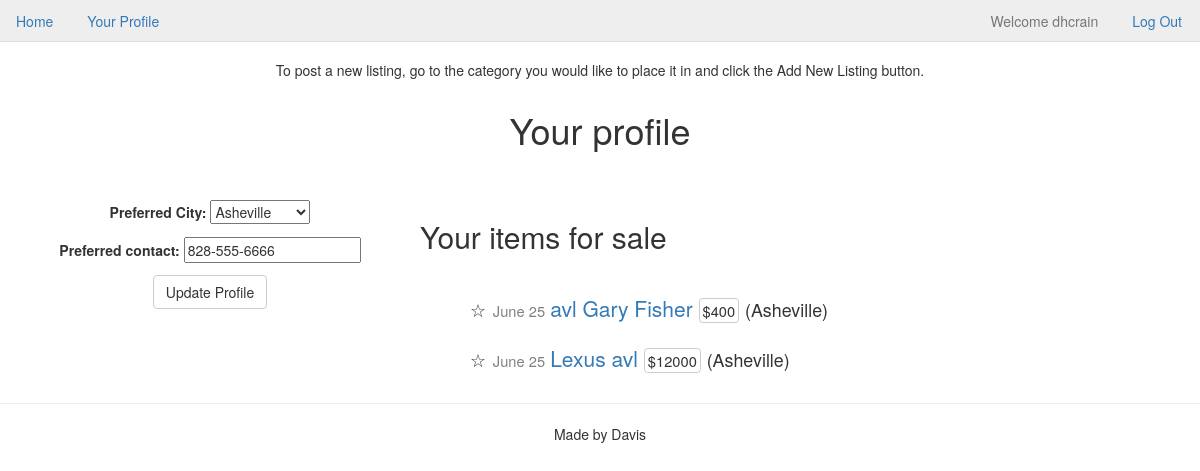
Screenshot of /register/profile/ (signed in) with the database file from the repository.
### cl_app/models.py (models this page shows, shortened)
class Profile(models.Model):
    user = models.OneToOneField('auth.User')
    profile_city = models.ForeignKey(City, verbose_name='Preferred City', null=True)
    preferred_contact = models.CharField(max_length=30, null=True)

class Listing(models.Model):
    user = models.ForeignKey('auth.User')
    listing_city = models.ForeignKey(City)
    category = models.ForeignKey(ListingType)
    title = models.CharField(max_length=40)
    price = models.IntegerField()
    description = models.TextField()
    photo = models.ImageField(upload_to="listing_photos", null=True, blank=True, verbose_name="Listing Photo")
    created = models.DateTimeField(auto_now_add=True)
    class Meta:
        ordering = ['-created']

class City(models.Model):
    city = models.CharField(max_length=20)
    def __str__(self):
        return self.city

### cl_app/views.py (the view)
# urls.py: url('^register/profile/$', ProfileView.as_view(), name='profile_view'),
class ProfileView(UpdateView):
    fields = ['profile_city', 'preferred_contact']
    success_url = reverse_lazy("index_view")
    def get_object(self, queryset=None):
        return self.request.user.profile
    def get_context_data(self, **kwargs):
        context = super().get_context_data(**kwargs)
        context['user_listings'] = Listing.objects.filter(user=self.request.user)
        return context

### templates/cl_app/profile_form.html (shortened to what this page needs)
{% extends "base.html" %}
{% block body %}
    <h1 class="text-center">Your profile</h1>
    <br>
    <br>
    <div class="row">
        <div class="col-md-4">
            <form class="form-center text-center" action="" method="post">
                {{ form.as_p }}
                <input class="btn btn-default" type="submit" name="updateprofile" value="Update Profile">
            </form>
        </div>
        <div class="col-md-8">
            <h2>Your items for sale</h2>
            <br>
            {% for item in user_listings %}
            <div class="row listing-list">
                <p><small>&#9734;</small>
                    <span class="time">{{ item.created|date:"N d" }} </span>
                    <a href="{% url 'listing_detail_view' item.pk %}">{{ item.title }} </a>
                    <span class="price">${{ item.price }}</span>
                    <small>({{ item.listing_city }}) </small>
                </p>
            </div>
            {% empty %}
            <h4>Sorry, no items in this list.</h4>
            {% endfor %}
        </div>
    </div>
{% endblock %}

### templates/base.html (shortened to what this page needs)
{% load staticfiles %}
<!DOCTYPE html>
<html>
    <head>
        <link rel="stylesheet" href="{% static 'cl_app/css/bootstrap.min.css' %}">
        <link rel="stylesheet" href="{% static 'cl_app/css/main.css' %}">
    </head>
    <body>
        <ul class="nav nav-tabs navbar-fixed-top">
            <li role="presentation"><a href="{% url 'index_view' %}">Home</a></li>
            {% if request.user.is_authenticated %}
                <li role="presentation" class=""><a href="{% url 'profile_view' %}">Your Profile</a></li>
                <li role="presentation" class="pull-right"><a href="{% url 'logout' %}?next={% url 'index_view' %}">Log Out</a></li>
                <li role="presentation" class="disabled pull-right"><a href="#">Welcome {{ request.user }}</a></li>
            {% else %}
                <li role="presentation"><a href="{% url 'register_view' %}">Get an account</a></li>
            {% endif %}
        </ul>
        {% block hero %}
        <p class="text-center">To post a new listing, go to the category you would like to place it in and click the Add New Listing button.</p>
        {% endblock %}
        <div class="container">
            {% block body %}{% endblock %}
        </div>
    </body>
    <footer>
        <hr>
        <p class="text-center">Made by Davis</p>
    </footer>
</html>

### cl_app/static/cl_app/css/main.css (style rules this page uses)
body { margin-top: 60px; }
.nav { background-color: #EEEEEE; }
.price { font-size: .7em; border: 1px solid #ccc; -webkit-border-radius: .25em; -moz-border-radius: .25em; border-radius: .25em; padding: 1px 3px; }
.time { font-size: 0.7em; line-height: 1em; padding: 1px; color: gray; vertical-align: middle; }
.listing-list { margin-left: 50px; margin-top: 10px; font-size: 1.5em; }

### rows the page displays
Profile: profile_city "Asheville", preferred_contact "828-555-6666"
Listing: created "June 25", title "avl Gary Fisher", price "400", listing_city "Asheville"
Listing: created "June 25", title "Lexus avl", price "12000", listing_city "Asheville"

### other values shown
{{ request.user }} "dhcrain"
